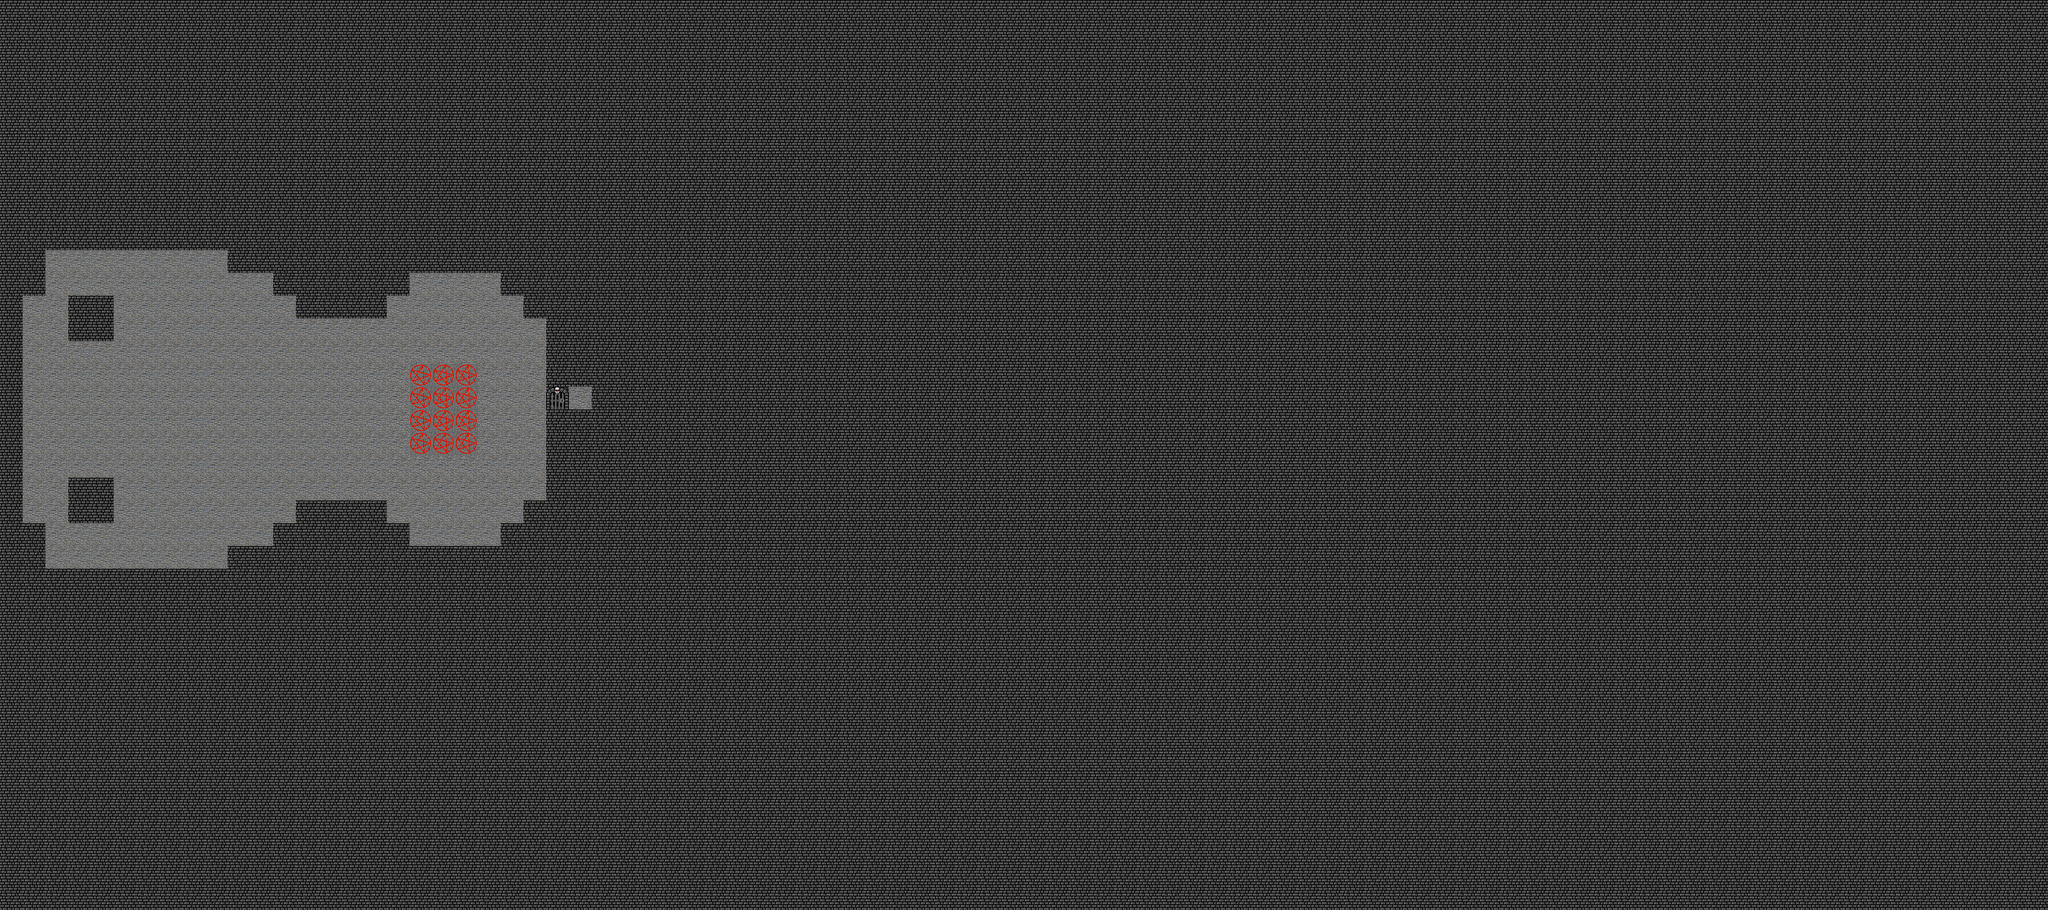

Below is a game level as drawn by its tile map, then a one-line description and the .tmx that defines it (tile-layer data replaced by summaries):
An orthogonal 90x40 tile map with 32x32 px tiles, 1 tile layer (Terrain), 2 tilesets and 6 objects (4x acolyte, woman, locked door).

<map version="1.0" orientation="orthogonal" width="90" height="40" tilewidth="32" tileheight="32">
 <tileset firstgid="1" name="dg_dungeon32" tilewidth="32" tileheight="32">
  <image source="gfx/dg_dungeon32.gif" width="288" height="320" />
  <tile id="0">
   <properties>
    <property name="display" value="#" />
   </properties>
  </tile>
  <tile id="6">
   <properties>
    <property name="display" value="!" />
   </properties>
  </tile>
  <tile id="57">
   <properties>
    <property name="display" value="." />
   </properties>
  </tile>
 </tileset>
 <tileset firstgid="91" name="dg_edging232" tilewidth="32" tileheight="32">
  <image source="gfx/dg_edging232.gif" width="256" height="544" />
  <tile id="72">
   <properties>
    <property name="display" value="*" />
   </properties>
  </tile>
 </tileset>
 <layer name="Terrain" width="90" height="40">
  <data>[3600 cells, 3600 non-empty, 4 distinct tile ids]</data>
 </layer>
 <objectgroup name="Actor" width="90" height="40">
  <object name="woman" x="615" y="549" width="19" height="20">
   <properties>
    <property name="display" value="@" />
   </properties>
  </object>
  <object name="acolyte" x="230" y="488" width="20" height="17">
   <properties>
    <property name="display" value="A" />
   </properties>
  </object>
  <object name="acolyte" x="614" y="647" width="20" height="17">
   <properties>
    <property name="display" value="A" />
   </properties>
  </object>
  <object name="acolyte" x="613" y="485" width="20" height="17">
   <properties>
    <property name="display" value="A" />
   </properties>
  </object>
  <object name="acolyte" x="229" y="647" width="20" height="17">
   <properties>
    <property name="display" value="A" />
   </properties>
  </object>
 </objectgroup>
 <objectgroup name="addSpot" width="90" height="40">
  <object name="locked door" x="771" y="550" width="23" height="22">
   <properties>
    <property name="subtype" value="&quot;locked-door&quot;" />
    <property name="type" value="&quot;locked-door&quot;" />
   </properties>
  </object>
 </objectgroup>
</map>
